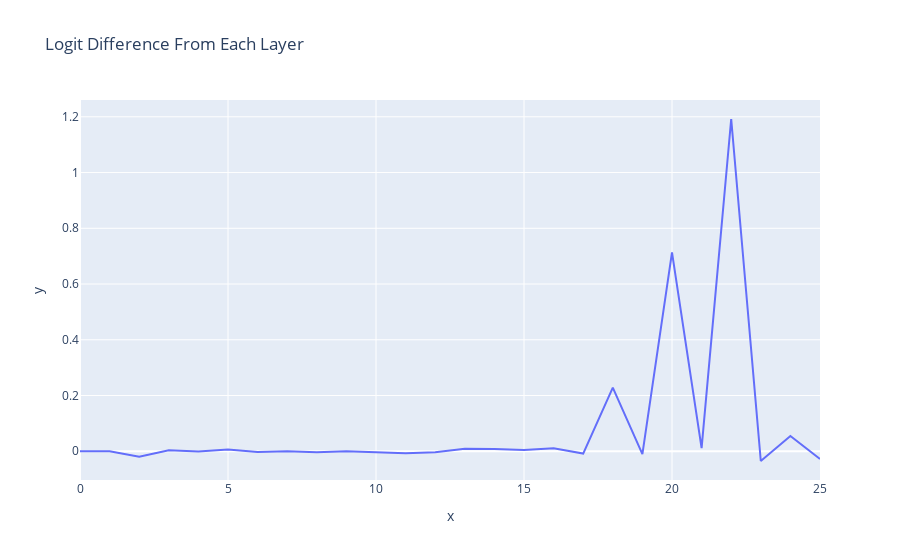

The notebook cell this image was saved under:
### Code cell
per_layer_residual, labels = cache.decompose_resid(
    layer=-1, pos_slice=-1, return_labels=True
)
per_layer_logit_diffs = residual_stack_to_logit_diff(per_layer_residual, cache)
line(per_layer_logit_diffs, hover_name=labels, title="Logit Difference From Each Layer")

### Figure 1 — Plotly figure (JSON) as saved in the notebook; plotly's stock layout.template omitted (floating-point values rounded to 4 significant figures)
{"data": [{"hovertemplate": "<b>%{hovertext}</b><br><br>x=%{x}<br>y=%{y}<extra></extra>", "hovertext": ["embed", "pos_embed", "0_attn_out", "0_mlp_out", "1_attn_out", "1_mlp_out", "2_attn_out", "2_mlp_out", "3_attn_out", "3_mlp_out", "4_attn_out", "4_mlp_out", "5_attn_out", "5_mlp_out", "6_attn_out", "6_mlp_out", "7_attn_out", "7_mlp_out", "8_attn_out", "8_mlp_out", "9_attn_out", "9_mlp_out", "10_attn_out", "10_mlp_out", "11_attn_out", "11_mlp_out"], "legendgroup": "", "line": {"color": "#636efa", "dash": "solid"}, "marker": {"symbol": "circle"}, "mode": "lines", "name": "", "orientation": "v", "showlegend": false, "type": "scatter", "x": [0, 1, 2, 3, 4, 5, 6, 7, 8, 9, 10, 11, 12, 13, 14, 15, 16, 17, 18, 19, 20, 21, 22, 23, 24, 25], "xaxis": "x", "y": [0.0001371, -3.064e-05, -0.01955, 0.003531, -0.0005559, 0.005874, -0.003149, 0.0001787, -0.003418, -0.0003893, -0.003979, -0.006927, -0.003967, 0.009172, 0.007945, 0.004632, 0.01042, -0.008485, 0.2286, -0.01069, 0.7138, 0.01121, 1.192, -0.03506, 0.05488, -0.02787], "yaxis": "y"}], "layout": {"autosize": true, "legend": {"tracegroupgap": 0}, "title": {"text": "Logit Difference From Each Layer"}, "xaxis": {"anchor": "y", "autorange": true, "domain": [0, 1], "range": [0, 25], "title": {"text": "x"}, "type": "linear"}, "yaxis": {"anchor": "x", "autorange": true, "domain": [0, 1], "range": [-0.1032, 1.26], "title": {"text": "y"}, "type": "linear"}}}
